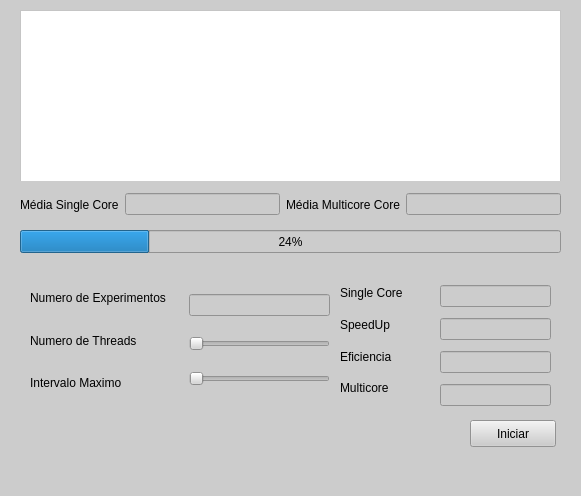
<?xml version="1.0" encoding="UTF-8"?>
<ui version="4.0">
 <class>MainWindow</class>
 <widget class="QMainWindow" name="MainWindow">
  <property name="geometry">
   <rect>
    <x>0</x>
    <y>0</y>
    <width>581</width>
    <height>496</height>
   </rect>
  </property>
  <property name="windowTitle">
   <string>Principal</string>
  </property>
  <property name="styleSheet">
   <string notr="true">background-color: rgb(204, 204, 204);</string>
  </property>
  <widget class="QWidget" name="centralwidget">
   <widget class="QWidget" name="widget" native="true">
    <property name="geometry">
     <rect>
      <x>20</x>
      <y>260</y>
      <width>541</width>
      <height>191</height>
     </rect>
    </property>
    <property name="autoFillBackground">
     <bool>false</bool>
    </property>
    <property name="styleSheet">
     <string notr="true">background-color: rgb(204, 204, 204);</string>
    </property>
    <widget class="QPushButton" name="pushButton">
     <property name="geometry">
      <rect>
       <x>450</x>
       <y>160</y>
       <width>86</width>
       <height>27</height>
      </rect>
     </property>
     <property name="text">
      <string>Iniciar</string>
     </property>
    </widget>
    <widget class="QWidget" name="verticalLayoutWidget">
     <property name="geometry">
      <rect>
       <x>320</x>
       <y>20</y>
       <width>91</width>
       <height>121</height>
      </rect>
     </property>
     <layout class="QVBoxLayout" name="verticalLayout">
      <item>
       <widget class="QLabel" name="label_4">
        <property name="styleSheet">
         <string notr="true">color: rgb(0, 0, 0);</string>
        </property>
        <property name="text">
         <string>Single Core</string>
        </property>
       </widget>
      </item>
      <item>
       <widget class="QLabel" name="label_6">
        <property name="styleSheet">
         <string notr="true">color: rgb(0, 0, 0);</string>
        </property>
        <property name="text">
         <string>SpeedUp</string>
        </property>
       </widget>
      </item>
      <item>
       <widget class="QLabel" name="label_5">
        <property name="styleSheet">
         <string notr="true">color: rgb(0, 0, 0);</string>
        </property>
        <property name="text">
         <string>Eficiencia</string>
        </property>
       </widget>
      </item>
      <item>
       <widget class="QLabel" name="label_3">
        <property name="styleSheet">
         <string notr="true">color: rgb(0, 0, 0);</string>
        </property>
        <property name="text">
         <string>Multicore</string>
        </property>
       </widget>
      </item>
     </layout>
    </widget>
    <widget class="QWidget" name="verticalLayoutWidget_2">
     <property name="geometry">
      <rect>
       <x>420</x>
       <y>20</y>
       <width>111</width>
       <height>132</height>
      </rect>
     </property>
     <layout class="QVBoxLayout" name="verticalLayout_2">
      <item>
       <widget class="QLineEdit" name="lineEdit"/>
      </item>
      <item>
       <widget class="QLineEdit" name="lineEdit_4"/>
      </item>
      <item>
       <widget class="QLineEdit" name="lineEdit_2"/>
      </item>
      <item>
       <widget class="QLineEdit" name="lineEdit_3"/>
      </item>
     </layout>
    </widget>
    <widget class="QWidget" name="verticalLayoutWidget_3">
     <property name="geometry">
      <rect>
       <x>169</x>
       <y>20</y>
       <width>141</width>
       <height>121</height>
      </rect>
     </property>
     <layout class="QVBoxLayout" name="verticalLayout_3">
      <item>
       <widget class="QLineEdit" name="lineEdit_5"/>
      </item>
      <item>
       <widget class="QSlider" name="horizontalSlider">
        <property name="minimum">
         <number>1</number>
        </property>
        <property name="maximum">
         <number>30</number>
        </property>
        <property name="singleStep">
         <number>5</number>
        </property>
        <property name="orientation">
         <enum>Qt::Horizontal</enum>
        </property>
       </widget>
      </item>
      <item>
       <widget class="QSlider" name="horizontalSlider_2">
        <property name="orientation">
         <enum>Qt::Horizontal</enum>
        </property>
       </widget>
      </item>
     </layout>
    </widget>
    <widget class="QWidget" name="verticalLayoutWidget_4">
     <property name="geometry">
      <rect>
       <x>10</x>
       <y>20</y>
       <width>153</width>
       <height>121</height>
      </rect>
     </property>
     <layout class="QVBoxLayout" name="verticalLayout_4">
      <item>
       <widget class="QLabel" name="label">
        <property name="styleSheet">
         <string notr="true">color: rgb(0, 0, 0);</string>
        </property>
        <property name="text">
         <string>Numero de Experimentos</string>
        </property>
       </widget>
      </item>
      <item>
       <widget class="QLabel" name="label_2">
        <property name="styleSheet">
         <string notr="true">color: rgb(0, 0, 0);</string>
        </property>
        <property name="text">
         <string>Numero de Threads</string>
        </property>
       </widget>
      </item>
      <item>
       <widget class="QLabel" name="label_9">
        <property name="styleSheet">
         <string notr="true">color: rgb(0, 0, 0);</string>
        </property>
        <property name="text">
         <string>Intervalo Maximo</string>
        </property>
       </widget>
      </item>
     </layout>
    </widget>
   </widget>
   <widget class="QProgressBar" name="progressBar">
    <property name="geometry">
     <rect>
      <x>20</x>
      <y>230</y>
      <width>541</width>
      <height>23</height>
     </rect>
    </property>
    <property name="value">
     <number>24</number>
    </property>
   </widget>
   <widget class="QFrame" name="frame">
    <property name="geometry">
     <rect>
      <x>20</x>
      <y>10</y>
      <width>541</width>
      <height>171</height>
     </rect>
    </property>
    <property name="frameShape">
     <enum>QFrame::StyledPanel</enum>
    </property>
    <property name="frameShadow">
     <enum>QFrame::Raised</enum>
    </property>
    <widget class="QGraphicsView" name="graphicsView">
     <property name="geometry">
      <rect>
       <x>0</x>
       <y>0</y>
       <width>541</width>
       <height>192</height>
      </rect>
     </property>
     <property name="styleSheet">
      <string notr="true">background-color: rgb(255, 255, 255);</string>
     </property>
    </widget>
   </widget>
   <widget class="QWidget" name="horizontalLayoutWidget">
    <property name="geometry">
     <rect>
      <x>20</x>
      <y>189</y>
      <width>541</width>
      <height>31</height>
     </rect>
    </property>
    <layout class="QHBoxLayout" name="horizontalLayout">
     <item>
      <widget class="QLabel" name="label_7">
       <property name="styleSheet">
        <string notr="true">color: rgb(0, 0, 0);</string>
       </property>
       <property name="text">
        <string>Média Single Core</string>
       </property>
      </widget>
     </item>
     <item>
      <widget class="QLineEdit" name="lineEdit_7"/>
     </item>
     <item>
      <widget class="QLabel" name="label_8">
       <property name="styleSheet">
        <string notr="true">color: rgb(0, 0, 0);</string>
       </property>
       <property name="text">
        <string>Média Multicore Core</string>
       </property>
      </widget>
     </item>
     <item>
      <widget class="QLineEdit" name="lineEdit_8"/>
     </item>
    </layout>
   </widget>
  </widget>
  <widget class="QMenuBar" name="menubar">
   <property name="geometry">
    <rect>
     <x>0</x>
     <y>0</y>
     <width>581</width>
     <height>24</height>
    </rect>
   </property>
  </widget>
  <widget class="QStatusBar" name="statusbar"/>
 </widget>
 <resources/>
 <connections/>
</ui>
